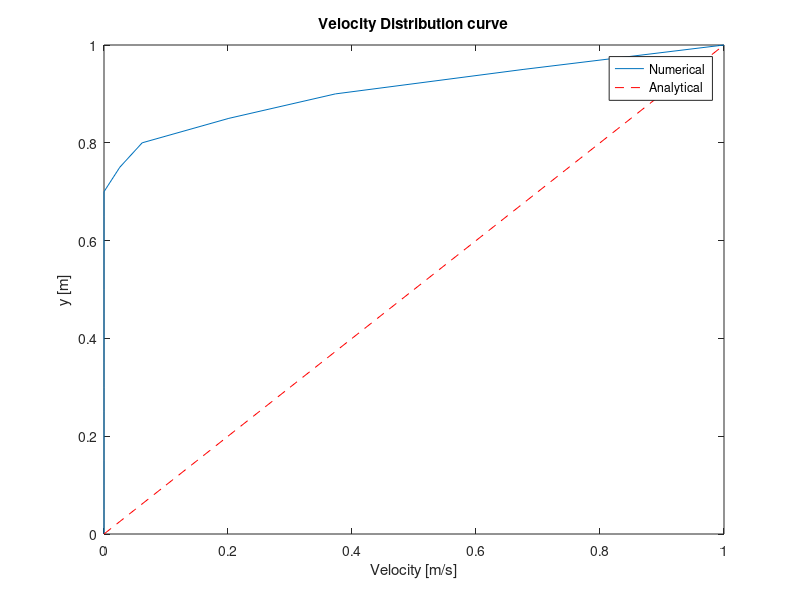
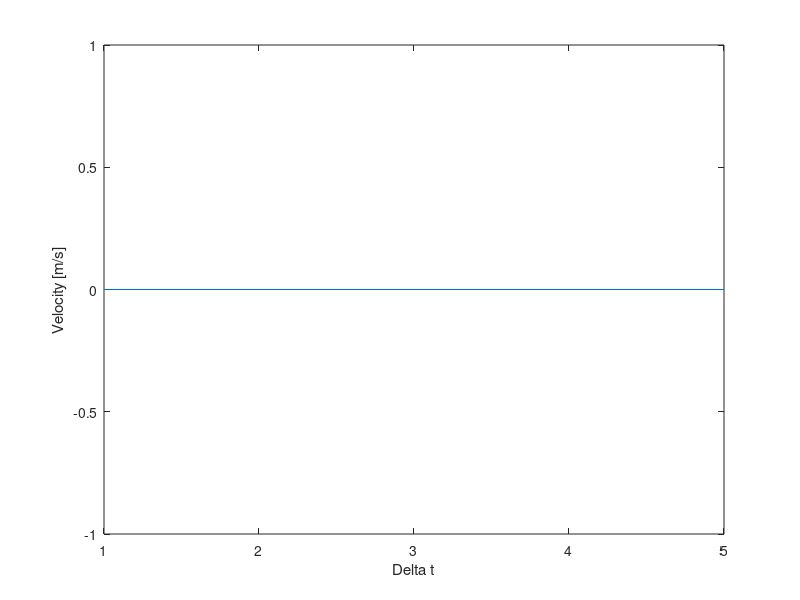

These figures' MATLAB source, in order:
% Numerical analysis of Couette flow using Explicit scheme in FDM

clear
clc

n = 20;                 % No. of elements
Re = 5000;              % reynolds number
plateVelocity = 1;      % in m/s
deltaY = 1/n;
y = 0:deltaY:1;
deltaT = 6;           % Choosen as per CFL condition for stability
u = zeros(1,n+1);       % inital condition
u(n+1) = plateVelocity; % boundary condition : plate velocity

m = input("Enter the nth timestep: ");
u0_5 = zeros(1,m);      % velocity at half height at each time step
v = zeros(1,n+1);
v(n+1) = plateVelocity;

%---------------------Numerical solution-------------------------------
E = deltaT/(Re*deltaY^2);
for i=1:m 
    for j=2:n
        v(j) = E*u(j-1) + (1-2*E)*u(j) + E*u(j+1);
    end
    u = v;         % Velocity at all nodes
    u0_5(i) = u(n/2+1);       % if n is even, take (n+1)/2 if n is odd
    
end

%--------------------------Analytical solution-------------------
u1 = zeros(1,n+1);
for i=1:n+1
    u1(i) = y(i)*plateVelocity/y(n+1);
end

figure;
plot(u,y)
hold on
plot(u1,y,'r--')
xlabel("Velocity [m/s]");
ylabel("y [m]");
legend('Numerical','Analytical');
title("Velocity Distribution curve")
hold off

figure;
%t = deltaT:deltaT:m*deltaT;
plot(1:m,u0_5);
xlabel("\Delta t");
ylabel("Velocity [m/s]");

%------------------------Checking the steady -----------------
error = zeros(1,n+1);
sum = 0;
for i=2:n+1
    error(i) = u1(i)-u(i);
    if error(i) > 0.00001
        sum = sum + 1;
    end
end

if sum==0
    fprintf("Steady state achieved!"); 
else
    fprintf("Unsteady state prevails...")
end
% In this case, steady state achieved at 931th timestep